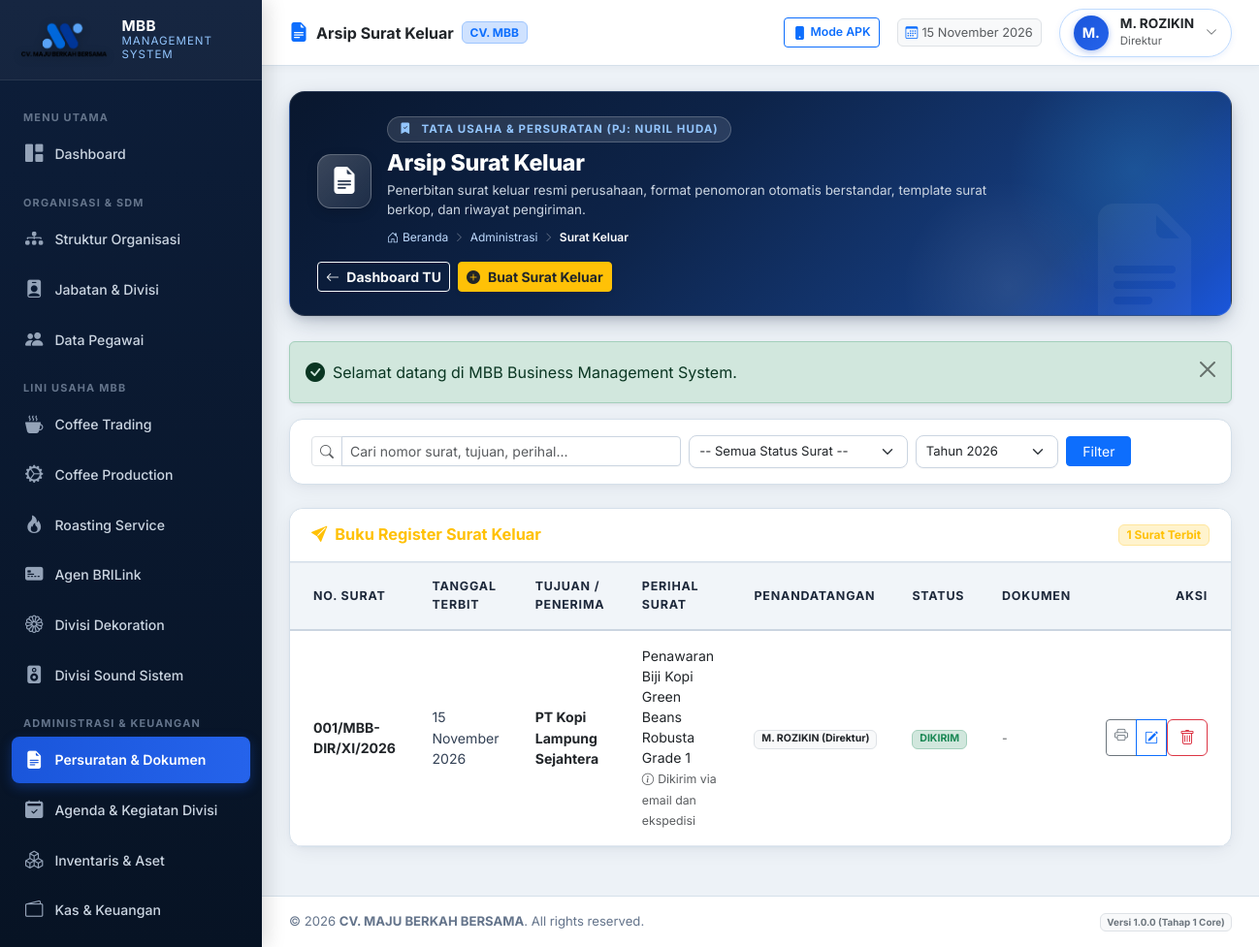
Page /modules/administration/outgoing.php (signed in) on the committed database.
### tables this page shows
CREATE TABLE `users` (
  `id` int(11) NOT NULL AUTO_INCREMENT,
  `username` varchar(50) NOT NULL,
  `email` varchar(100) NOT NULL,
  `password_hash` varchar(255) NOT NULL,
  `role_id` int(11) NOT NULL,
  `employee_id` int(11) DEFAULT NULL,
  `is_active` tinyint(1) DEFAULT 1,
  `must_change_password` tinyint(1) DEFAULT 0,
  `last_login_at` datetime DEFAULT NULL,
  `last_login_ip` varchar(45) DEFAULT NULL,
  `created_at` datetime DEFAULT current_timestamp(),
  `updated_at` datetime DEFAULT current_timestamp() ON UPDATE current_timestamp(),
  PRIMARY KEY (`id`),
  UNIQUE KEY `username` (`username`),
  UNIQUE KEY `email` (`email`),
  UNIQUE KEY `employee_id` (`employee_id`),
  KEY `fk_user_role` (`role_id`),
  CONSTRAINT `fk_user_emp` FOREIGN KEY (`employee_id`) REFERENCES `employees` (`id`) ON DELETE SET NULL,
  CONSTRAINT `fk_user_role` FOREIGN KEY (`role_id`) REFERENCES `roles` (`id`)
);

CREATE TABLE `employees` (
  `id` int(11) NOT NULL AUTO_INCREMENT,
  `employee_code` varchar(30) NOT NULL,
  `full_name` varchar(150) NOT NULL,
  `gender` enum('L','P') DEFAULT 'L',
  `phone_number` varchar(30) DEFAULT NULL,
  `email` varchar(100) DEFAULT NULL,
  `address` text DEFAULT NULL,
  `division_id` int(11) DEFAULT NULL,
  `position_id` int(11) DEFAULT NULL,
  `join_date` date DEFAULT NULL,
  `employment_status` enum('TETAP','KONTRAK','MAGANG','HONORER') DEFAULT 'TETAP',
  `is_active` tinyint(1) DEFAULT 1,
  `avatar` varchar(255) DEFAULT NULL,
  `notes` text DEFAULT NULL,
  `created_at` datetime DEFAULT current_timestamp(),
  `updated_at` datetime DEFAULT current_timestamp() ON UPDATE current_timestamp(),
  PRIMARY KEY (`id`),
  UNIQUE KEY `employee_code` (`employee_code`),
  KEY `fk_emp_div` (`division_id`),
  KEY `fk_emp_pos` (`position_id`),
  CONSTRAINT `fk_emp_div` FOREIGN KEY (`division_id`) REFERENCES `divisions` (`id`) ON DELETE SET NULL,
  CONSTRAINT `fk_emp_pos` FOREIGN KEY (`position_id`) REFERENCES `positions` (`id`) ON DELETE SET NULL
);

CREATE TABLE `positions` (
  `id` int(11) NOT NULL AUTO_INCREMENT,
  `position_code` varchar(20) NOT NULL,
  `position_name` varchar(100) NOT NULL,
  `division_id` int(11) DEFAULT NULL,
  `parent_position_id` int(11) DEFAULT NULL,
  `level_rank` int(11) DEFAULT 1,
  `job_description` text DEFAULT NULL,
  `is_active` tinyint(1) DEFAULT 1,
  `created_at` datetime DEFAULT current_timestamp(),
  `updated_at` datetime DEFAULT current_timestamp() ON UPDATE current_timestamp(),
  PRIMARY KEY (`id`),
  UNIQUE KEY `position_code` (`position_code`),
  KEY `fk_pos_div` (`division_id`),
  KEY `fk_pos_parent` (`parent_position_id`),
  CONSTRAINT `fk_pos_div` FOREIGN KEY (`division_id`) REFERENCES `divisions` (`id`) ON DELETE SET NULL,
  CONSTRAINT `fk_pos_parent` FOREIGN KEY (`parent_position_id`) REFERENCES `positions` (`id`) ON DELETE SET NULL
);

CREATE TABLE `outgoing_letters` (
  `id` int(11) NOT NULL AUTO_INCREMENT,
  `letter_number` varchar(100) NOT NULL,
  `recipient` varchar(150) NOT NULL,
  `letter_date` date NOT NULL,
  `subject` varchar(255) NOT NULL,
  `signer` varchar(100) NOT NULL,
  `file_path` varchar(255) DEFAULT NULL,
  `status` enum('DRAFT','DIKIRIM','DIARSIPKAN') DEFAULT 'DIKIRIM',
  `notes` text DEFAULT NULL,
  `created_by` int(11) DEFAULT NULL,
  `created_at` datetime DEFAULT current_timestamp(),
  PRIMARY KEY (`id`),
  UNIQUE KEY `letter_number` (`letter_number`)
);

### modules/administration/outgoing.php (the view, shortened to what the rows shown need)
<?php
require_once __DIR__ . '/../../core/Auth.php';
require_once __DIR__ . '/../../core/Permission.php';
require_once __DIR__ . '/../../helpers/utils.php';
$db = Database::getInstance();
$yearFilter = trim($_GET['year'] ?? date('Y'));
$query = "SELECT * FROM outgoing_letters WHERE 1=1";
$params = [];
if ($yearFilter !== '') {
    $query .= " AND YEAR(letter_date) = ?";
    $params[] = $yearFilter;
}
$query .= " ORDER BY letter_date DESC, id DESC";
$stmt = $db->prepare($query);
$stmt->execute($params);
$letters = $stmt->fetchAll();
$pageTitle = 'Arsip Surat Keluar';
require_once __DIR__ . '/../../components/header.php';
require_once __DIR__ . '/../../components/topbar.php';
?>
<div class="card-mbb">
    <div class="card-mbb-body p-0">
        <div class="table-responsive">
            <table class="table-mbb align-middle">
                <thead>
                    <tr>
                        <th class="ps-4">No. Surat</th>
                        <th>Tanggal Terbit</th>
                        <th>Tujuan / Penerima</th>
                        <th>Perihal Surat</th>
                        <th>Penandatangan</th>
                        <th>Status</th>
                        <th>Dokumen</th>
                        <th class="text-end pe-4">Aksi</th>
                    </tr>
                </thead>
                <tbody>
                    <?php if (empty($letters)): ?>
                        <tr>
                            <td colspan="8" class="text-center py-5 text-muted">
                                <i class="bi bi-envelope-paper fs-1 d-block mb-2 text-secondary opacity-50"></i>
                                Belum ada surat keluar yang terdaftar.
                            </td>
                        </tr>
                    <?php else: ?>
                        <?php foreach ($letters as $l): ?>
                            <tr>
                                <td class="ps-4 fw-bold text-dark"><?= e($l['letter_number']) ?></td>
                                <td><?= format_tanggal($l['letter_date']) ?></td>
                                <td>
                                    <div class="fw-bold text-dark"><?= e($l['recipient']) ?></div>
                                </td>
                                <td>
                                    <div class="text-dark"><?= e($l['subject']) ?></div>
                                    <?php if (!empty($l['notes'])): ?>
                                        <small class="text-muted"><i class="bi bi-info-circle me-1"></i><?= e($l['notes']) ?></small>
                                    <?php endif; ?>
                                </td>
                                <td>
                                    <span class="badge bg-light text-dark border"><?= e($l['signer']) ?></span>
                                </td>
                                <td>
                                    <?php
                                    $badgeClass = match($l['status']) {
                                        'DIKIRIM' => 'bg-success-subtle text-success border border-success-subtle',
                                        'DIARSIPKAN' => 'bg-secondary-subtle text-secondary border',
                                        default => 'bg-warning-subtle text-warning border border-warning-subtle'
                                    };
                                    ?>
                                    <span class="badge <?= $badgeClass ?>"><?= e($l['status']) ?></span>
                                </td>
                                <td>
                                    <?php if ($l['file_path']): ?>
                                        <a href="<?= base_url($l['file_path']) ?>" target="_blank" class="btn btn-sm btn-outline-primary" title="Buka Berkas Scan">
                                            <i class="bi bi-file-earmark-pdf"></i> Berkas
                                        </a>
                                    <?php else: ?>
                                        <span class="text-muted small">-</span>
                                    <?php endif; ?>
                                </td>
                                <td class="text-end pe-4">
                                    <div class="btn-group btn-group-sm">
                                        <a href="<?= base_url('modules/administration/print_letter.php?id=' . $l['id']) ?>" target="_blank" class="btn btn-outline-secondary" title="Cetak Format Resmi Berkop">
                                            <i class="bi bi-printer"></i>
                                        </a>
                                        <?php if (Permission::can('administration.manage')): ?>
                                        <button type="button" class="btn btn-outline-primary btn-edit-out"
                                                data-id="<?= $l['id'] ?>"
                                                data-number="<?= e($l['letter_number']) ?>"
                                                data-recipient="<?= e($l['recipient']) ?>"
                                                data-date="<?= $l['letter_date'] ?>"
                                                data-subject="<?= e($l['subject']) ?>"
                                                data-signer="<?= e($l['signer']) ?>"
                                                data-status="<?= e($l['status']) ?>"
                                                data-notes="<?= e($l['notes']) ?>"
                                                title="Edit Surat">
                                            <i class="bi bi-pencil-square"></i>
                                        </button>
                                        <form method="POST" action="" class="d-inline">
                                            <button type="submit" class="btn btn-outline-danger btn-confirm-delete"
                                                    data-confirm="Hapus surat keluar '<?= e($l['letter_number']) ?>'?" title="Hapus">
                                                <i class="bi bi-trash"></i>
                                            </button>
                                        </form>
                                        <?php endif; ?>
                                    </div>
                                </td>
                            </tr>
                        <?php endforeach; ?>
                    <?php endif; ?>
                </tbody>
            </table>
        </div>
    </div>
</div>
<?php require_once __DIR__ . '/../../components/footer.php'; ?>

### components/topbar.php (shortened to what the rows shown need)
<?php
$user = Auth::user();
$displayName = $user['full_name'] ?? ($user['username'] ?? 'User');
$displayRole = $user['role_title'] ?? ($user['role_name'] ?? 'User');
$displayPos  = $user['position_name'] ?? $displayRole;
$initials    = strtoupper(substr($displayName, 0, 2));
$activeMeta = $moduleMetadata[$currentModule ?? 'dashboard'] ?? [
    'title'    => $pageTitle ?? 'MBB Management System',
    'category' => 'SISTEM INFORMASI TERPADU',
    'icon'     => 'bi-grid-fill',
    'desc'     => 'Sistem manajemen operasional terpadu CV. MAJU BERKAH BERSAMA'
];
$bannerTitle    = $pageTitle ?? $activeMeta['title'];
?>
<div class="main-content">
    <header class="topbar">
        <div class="topbar-right">
            <div class="dropdown">
                <div class="user-profile-badge" data-bs-toggle="dropdown" aria-expanded="false">
                    <div class="user-avatar"><?= e($initials) ?></div>
                    <div class="d-none d-sm-block text-start lh-1">
                        <div class="fw-bold text-dark" style="font-size: 0.85rem;"><?= e($displayName) ?></div>
                        <small class="text-muted" style="font-size: 0.72rem;"><?= e($displayPos) ?></small>
                    </div>
                    <i class="bi bi-chevron-down text-muted" style="font-size: 0.75rem;"></i>
                </div>
            </div>
        </div>
    </header>
    <div class="content-body">
        <div class="page-hero-banner">
            <div class="page-hero-content">
                <div class="banner-title-group">
                    <div>
                        <h2 class="banner-page-title"><?= e($bannerTitle) ?></h2>
                    </div>
                </div>
            </div>
        </div>

### rows in the picture
users: employee.full_name "M.", employee.full_name "M. ROZIKIN", positions.position_name "Direktur"
outgoing_letters: letter_number "001/MBB-DIR/XI/2026", letter_date "15 November 2026", recipient "PT Kopi Lampung Sejahtera", subject "Penawaran Biji Kopi Green Beans Robusta Grade 1", notes "Dikirim via email dan ekspedisi", signer "M. ROZIKIN (Direktur)", status "DIKIRIM"

### other values in the picture
get_company_setting('company_short_name', 'MBB') "MBB"
$bannerTitle "Arsip Surat Keluar"
$bannerCategory "TATA USAHA & PERSURATAN (PJ: NURIL HUDA)"
$bannerDesc "Penerbitan surat keluar resmi perusahaan, format penomoran otomatis berstandar, template surat berkop, dan riwayat pengiriman."
$label "Administrasi"
$label "Surat Keluar"
$msg "Selamat datang di MBB Business Management System."
count($letters) "1"
get_company_setting('company_name', 'CV. MAJU BERKAH BERSAMA') "CV. MAJU BERKAH BERSAMA"
